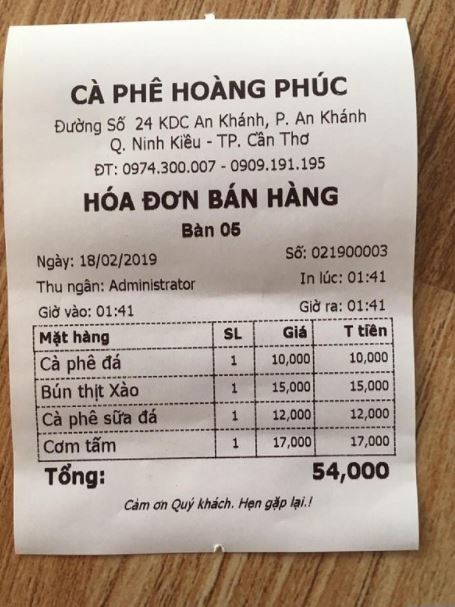
#> input picture app/test/bill.jpg, 455 x 607 px
$ python test2.py
#> lines starting #> are read from the running program, lines starting #| are printed output that depends on the picture
### app/test/image_processing.py
import numpy as np
import cv2
import pytesseract
from pytesseract import Output

# Tính góc nghiêng trung bình của ảnh
# [41 lines left out: functions get_skew_angle, deskew, not called in this run]

def main_process(image):
    # [7 lines of commented-out code are left out]
    gray = cv2.cvtColor(image, cv2.COLOR_BGR2GRAY)

    # Áp dụng GaussianBlur để giảm nhiễu
    blurred = cv2.GaussianBlur(gray, (5, 5), 0)

    # Sử dụng Tesseract để phát hiện văn bản từ ảnh xám
    custom_config = r'--oem 3 --psm 6'
    details = pytesseract.image_to_data(blurred, output_type=Output.DICT, config=custom_config, lang='vie')

    # Khởi tạo tọa độ để tạo hình chữ nhật lớn nhất chứa toàn bộ văn bản
    x_min = np.min([details['left'][i] for i in range(len(details['text'])) if int(details['conf'][i]) > 0])
    y_min = np.min([details['top'][i] for i in range(len(details['text'])) if int(details['conf'][i]) > 0])
    x_max = np.max([details['left'][i] + details['width'][i] for i in range(len(details['text'])) if int(details['conf'][i]) > 0])
    y_max = np.max([details['top'][i] + details['height'][i] for i in range(len(details['text'])) if int(details['conf'][i]) > 0])

    # Xác định kích thước của hình ảnh
    height, width = image.shape[:2]

    # Thêm padding
    padding = 20  # Padding để tránh mất văn bản khi xoay hoặc xử lý ảnh

    # Điều chỉnh các giá trị tọa độ để không vượt quá biên của hình ảnh gốc
    x_min_pad = max(x_min - padding, 0)
    y_min_pad = max(y_min - padding, 0)
    x_max_pad = min(x_max + padding, width)
    y_max_pad = min(y_max + padding, height)

    # Cắt vùng chứa toàn bộ văn bản cùng với padding
    text_region_padded = image[y_min_pad:y_max_pad, x_min_pad:x_max_pad]
    # Áp dụng deskew cho vùng đã pad
    deskewed_region = deskew(text_region_padded)

    # Chuyển đổi sang grayscale
    final_image = cv2.cvtColor(deskewed_region, cv2.COLOR_BGR2GRAY)

    return final_image

### app/test/other_function.py
import cv2
from matplotlib import pyplot as plt
from image_processing import main_process
from text_detection import main_detection

def plot_images(image):
    processed_image = main_process(image)
    text_result, detection_image = main_detection(processed_image)

    print(text_result)

    original_image = image

    # Chuyển đổi ảnh từ BGR sang RGB
    original_image_rgb = cv2.cvtColor(original_image, cv2.COLOR_BGR2RGB)
    detection_image_rgb = cv2.cvtColor(detection_image, cv2.COLOR_BGR2RGB)

    # Thiết lập plot
    plt.figure(figsize=(15, 5))

    # Hiển thị ảnh gốc
    plt.subplot(1, 3, 1) # 1 hàng, 3 cột, vị trí thứ nhất
    plt.imshow(original_image_rgb)
    plt.title('Original Image')
    plt.axis('off')  # Tắt trục tọa độ

    # Hiển thị ảnh đã chỉnh sửa
    plt.subplot(1, 3, 2) # 1 hàng, 3 cột, vị trí thứ hai
    plt.imshow(processed_image, cmap='gray')
    plt.title('Processed Image')
    plt.axis('off')  # Tắt trục tọa độ

    # Hiển thị ảnh đã chỉnh sửa
    plt.subplot(1, 3, 3) # 1 hàng, 3 cột, vị trí thứ hai
    plt.imshow(detection_image_rgb)
    plt.title('Text Detection Image')
    plt.axis('off')  # Tắt trục tọa độ

    # Hiển thị cửa sổ chứa hai ảnh
    # plt.show()
    return text_result

### app/test/test2.py
import cv2
from matplotlib import pyplot as plt
from image_processing import main_process
from text_detection import main_detection
from other_function import plot_images
from extract_info import extract_info

# Đường dẫn đến ảnh cần phân tích
image_path = './bill.jpg'
img = cv2.imread(image_path)
#> img is the input picture: shape (607, 455, 3); mean B, G, R 149.5, 161, 175.9
text_result = plot_images(img)
#> in main_process, `gray = cv2.cvtColor(image, cv2.COLOR_BGR2GRAY)`:
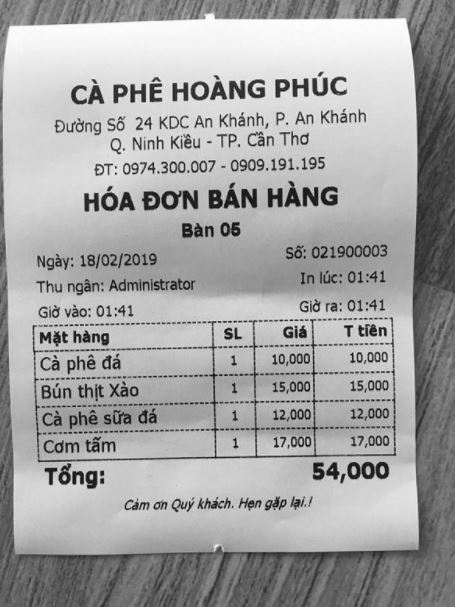
#> gray: shape (607, 455); min 3, max 255, mean 164.2
#> in main_process, `blurred = cv2.GaussianBlur(gray, (5, 5), 0)`:
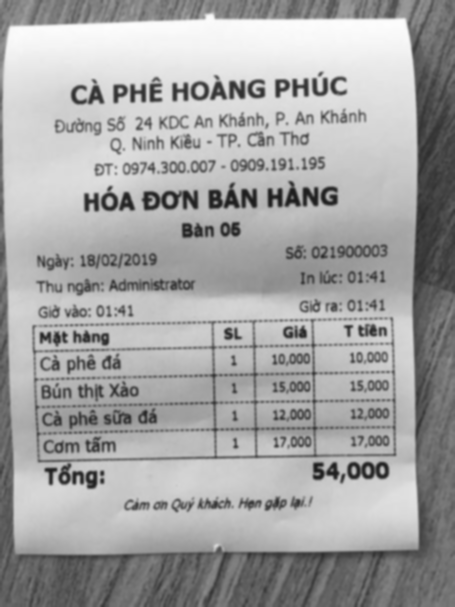
#> blurred: shape (607, 455); min 28, max 253, mean 164.2
#> (the run stopped early here; a loop or call above may not have finished)
